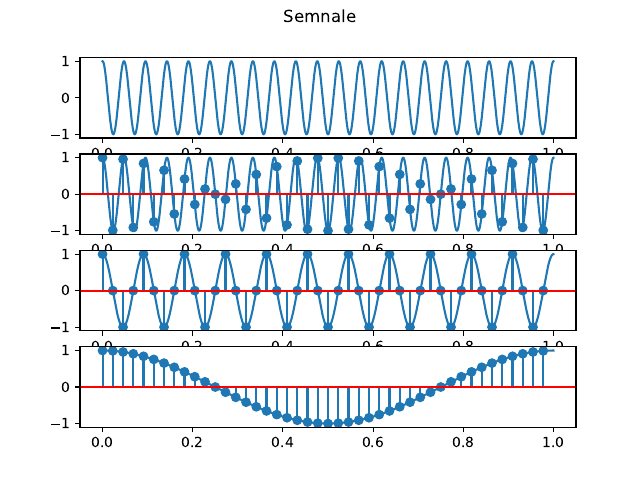

Recreate this plot in Python.
import numpy as np
import matplotlib.pyplot as plt
import math

fig,axs=plt.subplots(4)
fig.suptitle("Semnale")

    
def cos(t,f):
    return np.cos(2*np.pi*f*t)
time=np.arange(0,1,1/10000)
time1=np.linspace(0,1,45)[:-1]
axs[0].plot(time,cos(time,21))
axs[1].plot(time,cos(time,21))
axs[1].stem(time1,cos(time1,21))

axs[2].plot(time,cos(time,11))
axs[2].stem(time1,cos(time1,11))

axs[3].plot(time,cos(time,1))
axs[3].stem(time1,cos(time1,1))

fig.show()
plt.savefig('lab4/ex3.pdf')
plt.show()

